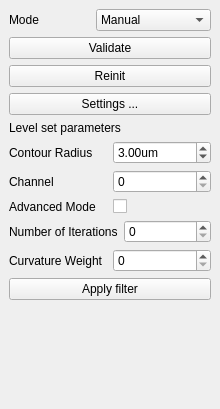
<?xml version="1.0" encoding="UTF-8"?>
<ui version="4.0">
 <class>ManualSegmentationDockWidget</class>
 <widget class="QDockWidget" name="ManualSegmentationDockWidget">
  <property name="geometry">
   <rect>
    <x>0</x>
    <y>0</y>
    <width>220</width>
    <height>409</height>
   </rect>
  </property>
  <property name="minimumSize">
   <size>
    <width>220</width>
    <height>409</height>
   </size>
  </property>
  <property name="allowedAreas">
   <set>Qt::LeftDockWidgetArea|Qt::RightDockWidgetArea</set>
  </property>
  <property name="windowTitle">
   <string>Manual Segmentation</string>
  </property>
  <widget class="QWidget" name="dockWidgetContents">
   <layout class="QGridLayout" name="gridLayout_7">
    <item row="0" column="0">
     <layout class="QGridLayout" name="gridLayout_6">
      <item row="0" column="0">
       <widget class="QLabel" name="label">
        <property name="text">
         <string>Mode</string>
        </property>
       </widget>
      </item>
      <item row="0" column="1">
       <widget class="QComboBox" name="contourMode">
        <item>
         <property name="text">
          <string>Manual</string>
         </property>
        </item>
        <item>
         <property name="text">
          <string>Semi Automatic</string>
         </property>
        </item>
       </widget>
      </item>
     </layout>
    </item>
    <item row="1" column="0">
     <widget class="QPushButton" name="ValidateBtn">
      <property name="enabled">
       <bool>true</bool>
      </property>
      <property name="toolTip">
       <string>Validate Contour</string>
      </property>
      <property name="statusTip">
       <string/>
      </property>
      <property name="text">
       <string>Validate</string>
      </property>
      <property name="shortcut">
       <string>Ctrl+V</string>
      </property>
     </widget>
    </item>
    <item row="2" column="0">
     <widget class="QPushButton" name="ReinitializeBtn">
      <property name="enabled">
       <bool>true</bool>
      </property>
      <property name="toolTip">
       <string>Reinitialize Contour</string>
      </property>
      <property name="text">
       <string>Reinit</string>
      </property>
      <property name="shortcut">
       <string>Ctrl+R</string>
      </property>
      <property name="checkable">
       <bool>false</bool>
      </property>
     </widget>
    </item>
    <item row="3" column="0">
     <widget class="QPushButton" name="SettingsBtn">
      <property name="enabled">
       <bool>true</bool>
      </property>
      <property name="toolTip">
       <string>Change Contour Settings</string>
      </property>
      <property name="text">
       <string>Settings ...</string>
      </property>
     </widget>
    </item>
    <item row="4" column="0">
     <widget class="QLabel" name="LevelsetParametersLabel">
      <property name="text">
       <string>Level set parameters</string>
      </property>
     </widget>
    </item>
    <item row="5" column="0">
     <layout class="QGridLayout" name="gridLayout">
      <item row="0" column="0">
       <widget class="QLabel" name="radiusLabel">
        <property name="text">
         <string>Contour Radius</string>
        </property>
       </widget>
      </item>
      <item row="0" column="1">
       <widget class="QDoubleSpinBox" name="radius">
        <property name="suffix">
         <string>um</string>
        </property>
        <property name="minimum">
         <double>0.100000000000000</double>
        </property>
        <property name="maximum">
         <double>6.000000000000000</double>
        </property>
        <property name="singleStep">
         <double>0.100000000000000</double>
        </property>
        <property name="value">
         <double>3.000000000000000</double>
        </property>
       </widget>
      </item>
     </layout>
    </item>
    <item row="7" column="0">
     <layout class="QGridLayout" name="gridLayout_2">
      <item row="0" column="0">
       <widget class="QLabel" name="advanceModeLabel">
        <property name="text">
         <string>Advanced Mode</string>
        </property>
       </widget>
      </item>
      <item row="0" column="1">
       <widget class="QCheckBox" name="advanceMode">
        <property name="text">
         <string/>
        </property>
       </widget>
      </item>
     </layout>
    </item>
    <item row="9" column="0">
     <layout class="QGridLayout" name="gridLayout_4">
      <item row="0" column="0">
       <widget class="QLabel" name="numberOfIterationsLabel">
        <property name="text">
         <string>Number of Iterations</string>
        </property>
       </widget>
      </item>
      <item row="0" column="1">
       <widget class="QSpinBox" name="numberOfIterations">
        <property name="maximum">
         <number>9999</number>
        </property>
       </widget>
      </item>
     </layout>
    </item>
    <item row="10" column="0">
     <layout class="QGridLayout" name="gridLayout_5">
      <item row="0" column="0">
       <widget class="QLabel" name="curvatureWeightLabel">
        <property name="text">
         <string>Curvature Weight</string>
        </property>
       </widget>
      </item>
      <item row="0" column="1">
       <widget class="QSpinBox" name="curvatureWeight">
        <property name="maximum">
         <number>9999</number>
        </property>
       </widget>
      </item>
     </layout>
    </item>
    <item row="11" column="0">
     <widget class="QPushButton" name="applyFilterBtn">
      <property name="text">
       <string>Apply filter</string>
      </property>
     </widget>
    </item>
    <item row="6" column="0">
     <layout class="QGridLayout" name="gridLayout_3">
      <item row="0" column="0">
       <widget class="QLabel" name="channelLabel">
        <property name="text">
         <string>Channel</string>
        </property>
       </widget>
      </item>
      <item row="0" column="1">
       <widget class="QSpinBox" name="channel"/>
      </item>
     </layout>
    </item>
    <item row="12" column="0">
     <spacer name="verticalSpacer">
      <property name="orientation">
       <enum>Qt::Vertical</enum>
      </property>
      <property name="sizeHint" stdset="0">
       <size>
        <width>20</width>
        <height>40</height>
       </size>
      </property>
     </spacer>
    </item>
   </layout>
  </widget>
 </widget>
 <resources/>
 <connections/>
</ui>
